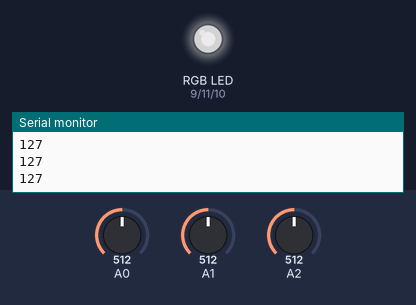
A sketch run on a simulated Arduino Uno, built with avr-gcc and run on an emulated ATmega328P. On the bench: an RGB LED mixed from three pins (HIGH = lit), the last lines printed to the serial monitor. The inputs (shaded band) are chosen by the test bench; at power-on: A2 = 512, A0 = 512, A1 = 512. Dim RGB values are drawn brighter than linear.

Above: at 1.2 s.
1.3 s: A2 set to 716
At 2.4 s:
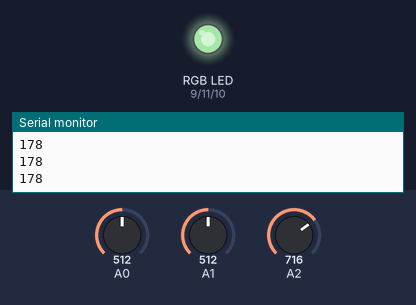
2.8 s: A0 set to 716
At 3.7 s:
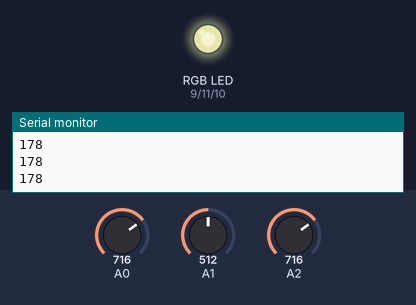
4.3 s: A1 set to 716
At 4.7 s:
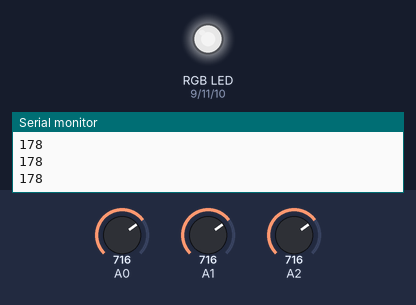
5.8 s: A2 set to 900
At 7.0 s:
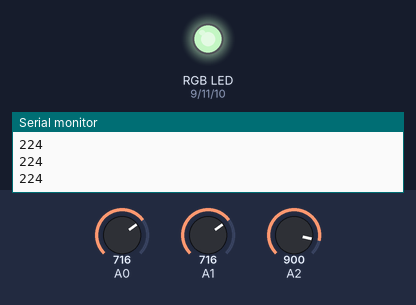
7.3 s: A0 set to 900
At 8.2 s:
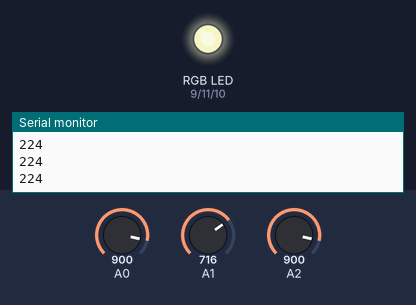
8.8 s: A1 set to 900
At 9.5 s:
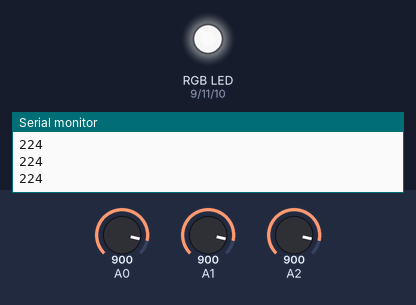
Timing chart, 0 to 11.3 s (numbered marks = the images above; inputs shaded):
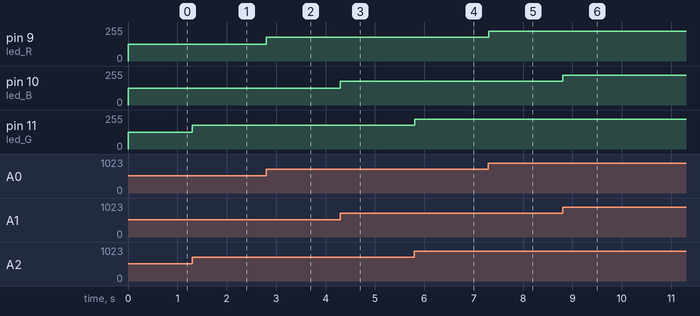

Measured:
- after the input at 1.3 s, pin 11 (led_G): 127/255 → 178/255 at once
- after the input at 2.8 s, pin 9 (led_R): 127/255 → 178/255 at once
- after the input at 4.3 s, pin 10 (led_B): 127/255 → 178/255 at once
- after the input at 5.8 s, pin 11 (led_G): 178/255 → 224/255 at once
- after the input at 7.3 s, pin 9 (led_R): 178/255 → 224/255 at once
- after the input at 8.8 s, pin 10 (led_B): 178/255 → 224/255 at once

The sketch:

leds_potenciometro.ino
```cpp
int pot_1, pot_2, pot_3;
int led_R=9, led_B=10, led_G=11;

void setup() {

Serial.begin(9600);
pinMode(A0,INPUT);
pinMode(A1,INPUT);
pinMode(A1,INPUT);
pinMode(led_G,OUTPUT);
pinMode(led_R,OUTPUT);
pinMode(led_B,OUTPUT);


}

void loop() {

  pot_1 = analogRead(A0);
  pot_2 = analogRead(A1);
  pot_3 = analogRead(A2);

  pot_1 = map(pot_1, 0, 1023, 0, 255);
  pot_2 = map(pot_2, 0, 1023, 0, 255);
  pot_3 = map(pot_3, 0, 1023, 0, 255);

  if(pot_1 <= 5){pot_1 = 0;}
  if(pot_2 <= 5){pot_2 = 0;}
  if(pot_3 <= 5){pot_3 = 0;}

  analogWrite(led_R,pot_1);
  analogWrite(led_B,pot_2);
  analogWrite(led_G,pot_3);

 Serial.println(pot_3);

}
```
